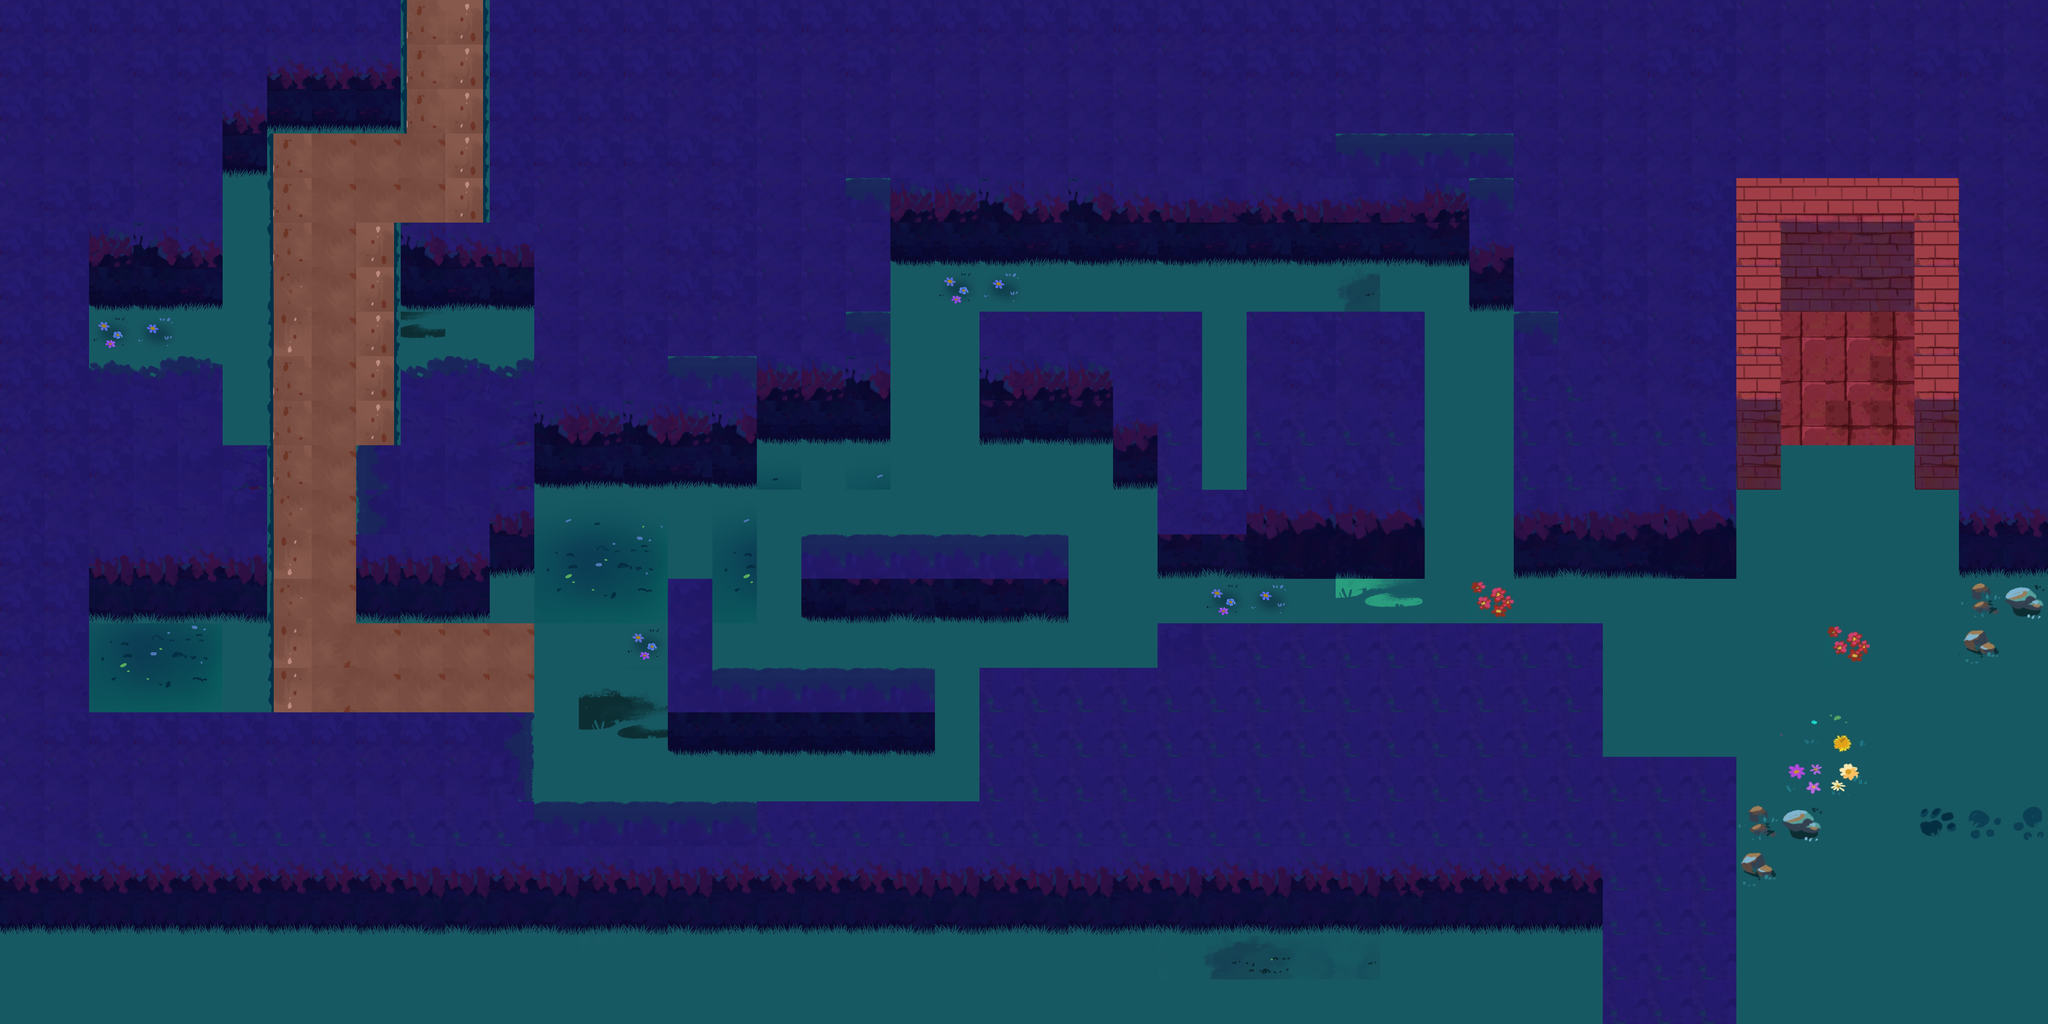

The image is a tile-based game level rendered from a .tmx file. Its description and source (layers, tilesets, objects; grid data summarised) follow:
An orthogonal 46x23 tile map with 128x128 px tiles, 1 tile layer (ground), 5 tilesets and 51 objects (3x Guard, Exit, Octopus, Cat, Camera).

<map version="1.10" tiledversion="1.11.2" orientation="orthogonal" renderorder="right-down" width="46" height="23" tilewidth="128" tileheight="128" infinite="0" nextlayerid="4" nextobjectid="351">
 <tileset firstgid="1" source="../tilesets/path-1.tsx" />
 <tileset firstgid="211" source="../tilesets/path-2.tsx" />
 <tileset firstgid="421" source="../tilesets/walls-1.tsx" />
 <tileset firstgid="631" source="../tilesets/path-3.tsx" />
 <tileset firstgid="887" source="../tilesets/decorations.tsx" />
 <layer id="1" name="ground" width="46" height="23">
  <data>[1058 cells, 1058 non-empty, 118 distinct tile ids]</data>
 </layer>
 <objectgroup id="2" name="walls">
  <object id="225" x="1792" y="896" width="768" height="384" />
  <object id="229" x="2432" y="384" width="1536" height="384" />
  <object id="231" x="2432" y="768" width="128" height="128" />
  <object id="234" x="3328" y="1408" width="512" height="256" />
  <object id="236" x="4224" y="384" width="384" height="512" />
  <object id="245" x="2304" y="1536" width="768" height="256" />
  <object id="247" x="2816" y="896" width="640" height="384" />
  <object id="248" x="3200" y="1280" width="256" height="128" />
  <object id="249" x="3584" y="896" width="512" height="512" />
  <object id="250" x="3840" y="1408" width="256" height="256" />
  <object id="253" x="2816" y="1920" width="512" height="384" />
  <object id="254" x="1536" y="1024" width="256" height="384" />
  <object id="255" x="1792" y="1280" width="384" height="128" />
  <object id="256" x="3968" y="384" width="256" height="384" />
  <object id="274" x="1408" y="1024" width="128" height="640" />
  <object id="275" x="1536" y="2304" width="1792" height="384" />
  <object id="276" x="1536" y="0" width="4352" height="384" />
  <object id="279" x="1536" y="384" width="896" height="512" />
  <object id="280" x="1536" y="896" width="256" height="128" />
  <object id="282" x="3328" y="1792" width="1280" height="896" />
  <object id="283" x="4608" y="2176" width="384" height="768" />
  <object id="285" x="4352" y="896" width="640" height="768" />
  <object id="286" x="4608" y="384" width="512" height="512" />
  <object id="287" x="5120" y="384" width="768" height="256" />
  <object id="288" x="4992" y="896" width="128" height="512" />
  <object id="298" x="0" y="896" width="256" height="896" />
  <object id="300" x="0" y="1792" width="256" height="896" />
  <object id="301" x="256" y="2048" width="1280" height="640" />
  <object id="305" x="768" y="0" width="384" height="384" />
  <object id="309" x="1408" y="0" width="128" height="640" />
  <object id="325" x="0" y="0" width="640" height="896" />
  <object id="327" x="640" y="0" width="128" height="512" />
  <object id="329" x="256" y="1024" width="384" height="768" />
  <object id="331" x="640" y="1280" width="128" height="512" />
  <object id="332" x="1024" y="1280" width="384" height="512" />
  <object id="334" x="1152" y="1024" width="256" height="256" />
  <object id="335" x="1152" y="640" width="384" height="256" />
  <object id="345" x="1920" y="1664" width="128" height="512" />
  <object id="347" x="2048" y="1920" width="640" height="256" />
 </objectgroup>
 <objectgroup id="3" name="objects">
  <object id="215" type="Guard" x="2344" y="1376">
   <properties>
    <property name="angle" type="float" value="270" />
    <property name="category" value="00100" />
    <property name="exclude" value="00100" />
    <property name="force" type="float" value="1.5" />
    <property name="fov" type="float" value="60" />
    <property name="maxSpeed" type="float" value="10" />
    <property name="path" type="object" value="216" />
    <property name="radius" type="float" value="0.5" />
    <property name="spriteRadius" type="float" value="1" />
    <property name="viewDistance" type="float" value="5" />
   </properties>
   <point />
  </object>
  <object id="216" x="2672" y="1376">
   <polyline points="-212.048,-19.58 491.313,-46.3633 506.422,508.929 -420.347,500.851" />
  </object>
  <object id="218" x="3176" y="1808">
   <polyline points="-31.6449,50.9088 -962.727,63.5717 -932.576,-474.435 -19.46,-469.145" />
  </object>
  <object id="242" type="Guard" x="3200.85" y="1599.15">
   <properties>
    <property name="angle" type="float" value="270" />
    <property name="category" value="00100" />
    <property name="exclude" value="00100" />
    <property name="force" type="float" value="1.5" />
    <property name="fov" type="float" value="60" />
    <property name="maxSpeed" type="float" value="10" />
    <property name="path" type="object" value="218" />
    <property name="radius" type="float" value="0.5" />
    <property name="spriteRadius" type="float" value="1" />
    <property name="viewDistance" type="float" value="5" />
   </properties>
   <point />
  </object>
  <object id="258" type="Exit" x="5320" y="1076">
   <properties>
    <property name="category" value="10000" />
    <property name="exclude" value="00000" />
    <property name="size" type="float" value="1.25" />
   </properties>
   <point />
  </object>
  <object id="303" type="Octopus" x="1221.21" y="169.697">
   <properties>
    <property name="abilityRange" type="float" value="3.5" />
    <property name="category" value="00010" />
    <property name="exclude" value="00010" />
    <property name="force" type="float" value="1" />
    <property name="inkCapacity" type="float" value="100" />
    <property name="inkRegen" type="float" value="25" />
    <property name="inkUsage" type="float" value="25" />
    <property name="maxSpeed" type="float" value="5" />
    <property name="radius" type="float" value="0.4" />
    <property name="spriteRadius" type="float" value="0.6" />
   </properties>
   <point />
  </object>
  <object id="304" type="Cat" x="1281.82" y="281.818">
   <properties>
    <property name="abilityCooldown" type="float" value="5" />
    <property name="abilityRange" type="float" value="7" />
    <property name="category" value="00010" />
    <property name="exclude" value="00010" />
    <property name="force" type="float" value="9" />
    <property name="maxSpeed" type="float" value="10" />
    <property name="meowExpandSpeed" type="float" value="10" />
    <property name="radius" type="float" value="0.6" />
    <property name="spriteRadius" type="float" value="0.6" />
   </properties>
   <point />
  </object>
  <object id="321" type="Guard" x="339.394" y="966.667">
   <properties>
    <property name="angle" type="float" value="270" />
    <property name="category" value="00100" />
    <property name="exclude" value="00100" />
    <property name="force" type="float" value="1.5" />
    <property name="fov" type="float" value="60" />
    <property name="maxSpeed" type="float" value="10" />
    <property name="path" type="object" value="350" />
    <property name="radius" type="float" value="0.5" />
    <property name="spriteRadius" type="float" value="1" />
    <property name="viewDistance" type="float" value="5" />
   </properties>
   <point />
  </object>
  <object id="323" type="Camera" x="3112" y="1637">
   <properties>
    <property name="alarmDistance" type="float" value="5" />
    <property name="angle" type="float" value="320" />
    <property name="category" value="01000" />
    <property name="disabledTime" type="float" value="5" />
    <property name="exclude" value="00000" />
    <property name="fov" type="float" value="60" />
    <property name="radius" type="float" value="0.2" />
    <property name="spriteRadius" type="float" value="0.6" />
    <property name="viewDistance" type="float" value="5" />
   </properties>
   <point />
  </object>
  <object id="340" x="5632" y="1408" width="256" height="256" />
  <object id="343" x="5504" y="640" width="384" height="768" />
  <object id="350" x="560.667" y="940">
   <polyline points="-90.9655,35.8799 271.796,26.5534" />
  </object>
 </objectgroup>
</map>
